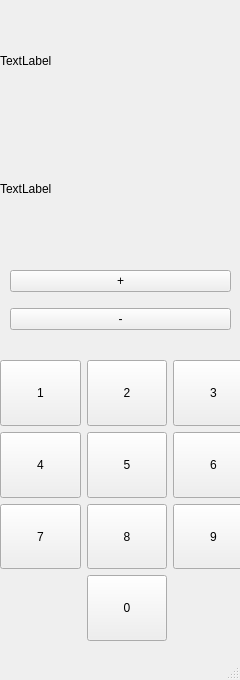
<?xml version="1.0" encoding="UTF-8"?>
<ui version="4.0">
 <class>MainWindow</class>
 <widget class="QMainWindow" name="MainWindow">
  <property name="geometry">
   <rect>
    <x>0</x>
    <y>0</y>
    <width>240</width>
    <height>680</height>
   </rect>
  </property>
  <property name="windowTitle">
   <string>MainWindow</string>
  </property>
  <widget class="QWidget" name="centralwidget">
   <widget class="QWidget" name="gridLayoutWidget">
    <property name="geometry">
     <rect>
      <x>0</x>
      <y>360</y>
      <width>254</width>
      <height>281</height>
     </rect>
    </property>
    <layout class="QGridLayout" name="gridLayout">
     <item row="2" column="2">
      <widget class="QPushButton" name="button_9">
       <property name="sizePolicy">
        <sizepolicy hsizetype="Expanding" vsizetype="Expanding">
         <horstretch>0</horstretch>
         <verstretch>0</verstretch>
        </sizepolicy>
       </property>
       <property name="text">
        <string>9</string>
       </property>
      </widget>
     </item>
     <item row="2" column="0">
      <widget class="QPushButton" name="button_7">
       <property name="sizePolicy">
        <sizepolicy hsizetype="Expanding" vsizetype="Expanding">
         <horstretch>0</horstretch>
         <verstretch>0</verstretch>
        </sizepolicy>
       </property>
       <property name="text">
        <string>7</string>
       </property>
      </widget>
     </item>
     <item row="2" column="1">
      <widget class="QPushButton" name="button_8">
       <property name="sizePolicy">
        <sizepolicy hsizetype="Expanding" vsizetype="Expanding">
         <horstretch>0</horstretch>
         <verstretch>0</verstretch>
        </sizepolicy>
       </property>
       <property name="text">
        <string>8</string>
       </property>
      </widget>
     </item>
     <item row="0" column="0">
      <widget class="QPushButton" name="button_1">
       <property name="sizePolicy">
        <sizepolicy hsizetype="Expanding" vsizetype="Expanding">
         <horstretch>0</horstretch>
         <verstretch>0</verstretch>
        </sizepolicy>
       </property>
       <property name="text">
        <string>1</string>
       </property>
      </widget>
     </item>
     <item row="0" column="1">
      <widget class="QPushButton" name="button_2">
       <property name="sizePolicy">
        <sizepolicy hsizetype="Expanding" vsizetype="Expanding">
         <horstretch>0</horstretch>
         <verstretch>0</verstretch>
        </sizepolicy>
       </property>
       <property name="text">
        <string>2</string>
       </property>
      </widget>
     </item>
     <item row="1" column="2">
      <widget class="QPushButton" name="button_6">
       <property name="sizePolicy">
        <sizepolicy hsizetype="Expanding" vsizetype="Expanding">
         <horstretch>0</horstretch>
         <verstretch>0</verstretch>
        </sizepolicy>
       </property>
       <property name="text">
        <string>6</string>
       </property>
      </widget>
     </item>
     <item row="0" column="2">
      <widget class="QPushButton" name="button_3">
       <property name="sizePolicy">
        <sizepolicy hsizetype="Expanding" vsizetype="Expanding">
         <horstretch>0</horstretch>
         <verstretch>0</verstretch>
        </sizepolicy>
       </property>
       <property name="text">
        <string>3</string>
       </property>
      </widget>
     </item>
     <item row="1" column="0">
      <widget class="QPushButton" name="button_4">
       <property name="sizePolicy">
        <sizepolicy hsizetype="Expanding" vsizetype="Expanding">
         <horstretch>0</horstretch>
         <verstretch>0</verstretch>
        </sizepolicy>
       </property>
       <property name="text">
        <string>4</string>
       </property>
      </widget>
     </item>
     <item row="1" column="1">
      <widget class="QPushButton" name="button_5">
       <property name="sizePolicy">
        <sizepolicy hsizetype="Expanding" vsizetype="Expanding">
         <horstretch>0</horstretch>
         <verstretch>0</verstretch>
        </sizepolicy>
       </property>
       <property name="text">
        <string>5</string>
       </property>
      </widget>
     </item>
     <item row="3" column="1">
      <widget class="QPushButton" name="button_0">
       <property name="sizePolicy">
        <sizepolicy hsizetype="Expanding" vsizetype="Expanding">
         <horstretch>0</horstretch>
         <verstretch>0</verstretch>
        </sizepolicy>
       </property>
       <property name="text">
        <string>0</string>
       </property>
      </widget>
     </item>
    </layout>
   </widget>
   <widget class="QWidget" name="verticalLayoutWidget">
    <property name="geometry">
     <rect>
      <x>10</x>
      <y>260</y>
      <width>221</width>
      <height>80</height>
     </rect>
    </property>
    <layout class="QVBoxLayout" name="verticalLayout">
     <item>
      <widget class="QPushButton" name="plusButton">
       <property name="text">
        <string>+</string>
       </property>
      </widget>
     </item>
     <item>
      <widget class="QPushButton" name="minusButton">
       <property name="text">
        <string>-</string>
       </property>
      </widget>
     </item>
    </layout>
   </widget>
   <widget class="QWidget" name="verticalLayoutWidget_2">
    <property name="geometry">
     <rect>
      <x>0</x>
      <y>-1</y>
      <width>231</width>
      <height>251</height>
     </rect>
    </property>
    <layout class="QVBoxLayout" name="verticalLayout_2">
     <item>
      <widget class="QLabel" name="channelLabel">
       <property name="text">
        <string>TextLabel</string>
       </property>
      </widget>
     </item>
     <item>
      <widget class="QLabel" name="volLabel">
       <property name="text">
        <string>TextLabel</string>
       </property>
      </widget>
     </item>
    </layout>
   </widget>
  </widget>
  <widget class="QMenuBar" name="menubar">
   <property name="geometry">
    <rect>
     <x>0</x>
     <y>0</y>
     <width>240</width>
     <height>20</height>
    </rect>
   </property>
  </widget>
  <widget class="QStatusBar" name="statusbar"/>
 </widget>
 <resources/>
 <connections/>
</ui>
